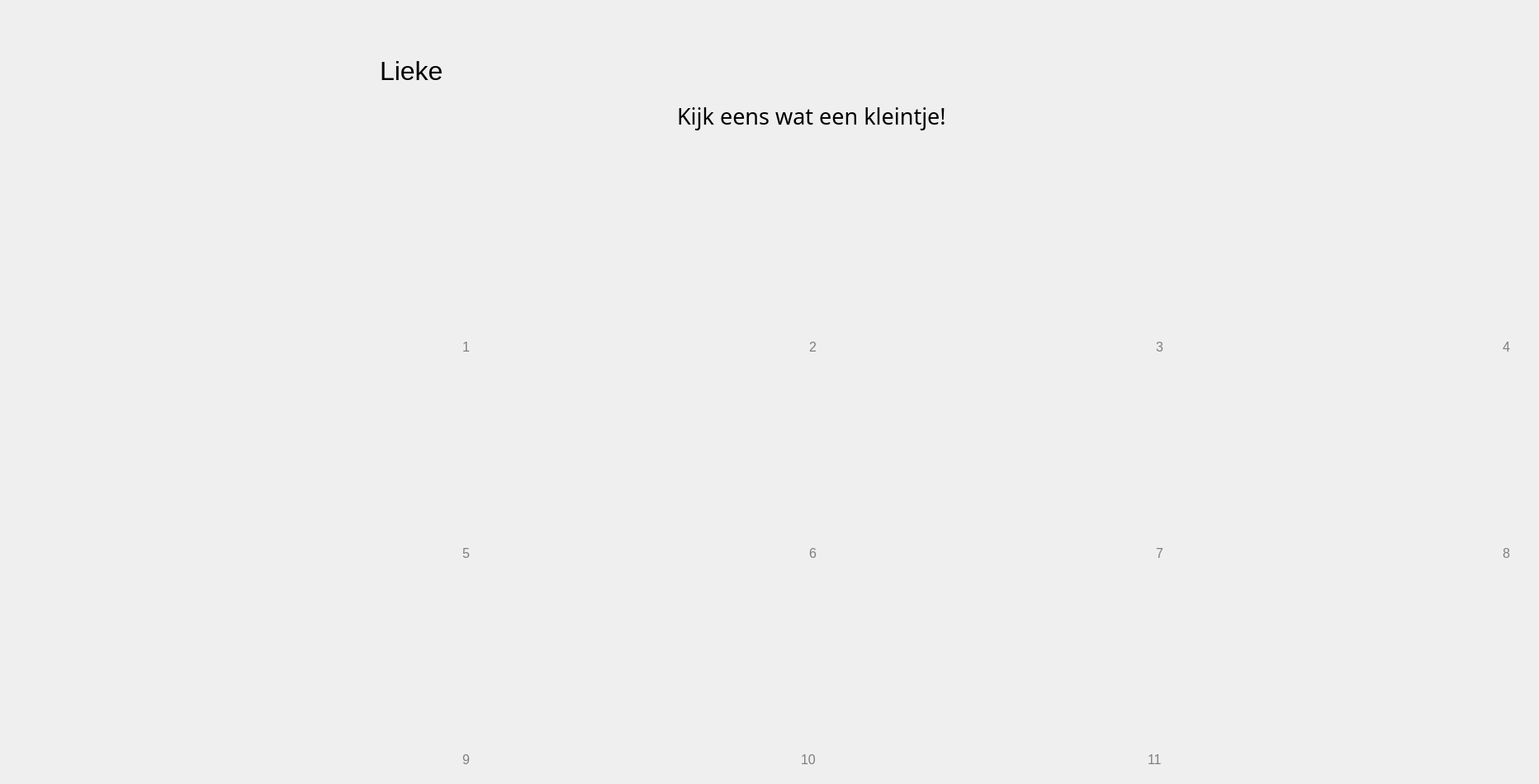
    <widget class="QWidget" name="Pages">
     <widget class="QLabel" name="lieke_img_2">
      <property name="geometry">
       <rect>
        <x>260</x>
        <y>0</y>
        <width>191</width>
        <height>151</height>
       </rect>
      </property>
      <property name="text">
       <string>&lt;html&gt;&lt;head/&gt;&lt;body&gt;&lt;p&gt;&lt;img src=&quot;:/kind/Images/lieke.png&quot;/&gt;&lt;/p&gt;&lt;/body&gt;&lt;/html&gt;</string>
      </property>
     </widget>
     <widget class="QLabel" name="name_kid">
      <property name="geometry">
       <rect>
        <x>460</x>
        <y>20</y>
        <width>241</width>
        <height>131</height>
       </rect>
      </property>
      <property name="font">
       <font>
        <family>Segoe UI</family>
        <pointsize>24</pointsize>
       </font>
      </property>
      <property name="text">
       <string>Lieke</string>
      </property>
     </widget>
     <widget class="QLabel" name="titel">
      <property name="geometry">
       <rect>
        <x>820</x>
        <y>90</y>
        <width>581</width>
        <height>101</height>
       </rect>
      </property>
      <property name="font">
       <font>
        <family>Ink Free</family>
        <pointsize>20</pointsize>
       </font>
      </property>
      <property name="text">
       <string>Kijk eens wat een kleintje!</string>
      </property>
     </widget>
     <widget class="QLabel" name="page1_img">
      <property name="geometry">
       <rect>
        <x>260</x>
        <y>220</y>
        <width>321</width>
        <height>181</height>
       </rect>
      </property>
      <property name="text">
       <string>&lt;html&gt;&lt;head/&gt;&lt;body&gt;&lt;p&gt;&lt;img src=&quot;:/pagina's/Image_1.png&quot;/&gt;&lt;/p&gt;&lt;/body&gt;&lt;/html&gt;</string>
      </property>
     </widget>
     <widget class="QLabel" name="page2_img">
      <property name="geometry">
       <rect>
        <x>680</x>
        <y>220</y>
        <width>321</width>
        <height>181</height>
       </rect>
      </property>
      <property name="text">
       <string>&lt;html&gt;&lt;head/&gt;&lt;body&gt;&lt;p&gt;&lt;img src=&quot;:/pagina's/Image_1.png&quot;/&gt;&lt;/p&gt;&lt;/body&gt;&lt;/html&gt;</string>
      </property>
     </widget>
     <widget class="QLabel" name="page3_img">
      <property name="geometry">
       <rect>
        <x>1100</x>
        <y>220</y>
        <width>321</width>
        <height>181</height>
       </rect>
      </property>
      <property name="text">
       <string>&lt;html&gt;&lt;head/&gt;&lt;body&gt;&lt;p&gt;&lt;img src=&quot;:/pagina's/Image_1.png&quot;/&gt;&lt;/p&gt;&lt;/body&gt;&lt;/html&gt;</string>
      </property>
     </widget>
     <widget class="QLabel" name="page4_img">
      <property name="geometry">
       <rect>
        <x>1520</x>
        <y>220</y>
        <width>321</width>
        <height>181</height>
       </rect>
      </property>
      <property name="text">
       <string>&lt;html&gt;&lt;head/&gt;&lt;body&gt;&lt;p&gt;&lt;img src=&quot;:/pagina's/Image_1.png&quot;/&gt;&lt;/p&gt;&lt;/body&gt;&lt;/html&gt;</string>
      </property>
     </widget>
     <widget class="QLabel" name="page5_img">
      <property name="geometry">
       <rect>
        <x>260</x>
        <y>470</y>
        <width>321</width>
        <height>181</height>
       </rect>
      </property>
      <property name="text">
       <string>&lt;html&gt;&lt;head/&gt;&lt;body&gt;&lt;p&gt;&lt;img src=&quot;:/pagina's/Image_1.png&quot;/&gt;&lt;/p&gt;&lt;/body&gt;&lt;/html&gt;</string>
      </property>
     </widget>
     <widget class="QLabel" name="page6_img">
      <property name="geometry">
       <rect>
        <x>680</x>
        <y>470</y>
        <width>321</width>
        <height>181</height>
       </rect>
      </property>
      <property name="text">
       <string>&lt;html&gt;&lt;head/&gt;&lt;body&gt;&lt;p&gt;&lt;img src=&quot;:/pagina's/Image_1.png&quot;/&gt;&lt;/p&gt;&lt;/body&gt;&lt;/html&gt;</string>
      </property>
     </widget>
     <widget class="QLabel" name="page7_img">
      <property name="geometry">
       <rect>
        <x>1100</x>
        <y>470</y>
        <width>321</width>
        <height>181</height>
       </rect>
      </property>
      <property name="text">
       <string>&lt;html&gt;&lt;head/&gt;&lt;body&gt;&lt;p&gt;&lt;img src=&quot;:/pagina's/Image_1.png&quot;/&gt;&lt;/p&gt;&lt;/body&gt;&lt;/html&gt;</string>
      </property>
     </widget>
     <widget class="QLabel" name="page8_img">
      <property name="geometry">
       <rect>
        <x>1520</x>
        <y>470</y>
        <width>321</width>
        <height>181</height>
       </rect>
      </property>
      <property name="text">
       <string>&lt;html&gt;&lt;head/&gt;&lt;body&gt;&lt;p&gt;&lt;img src=&quot;:/pagina's/Image_1.png&quot;/&gt;&lt;/p&gt;&lt;/body&gt;&lt;/html&gt;</string>
      </property>
     </widget>
     <widget class="QLabel" name="page9_img">
      <property name="geometry">
       <rect>
        <x>260</x>
        <y>720</y>
        <width>321</width>
        <height>181</height>
       </rect>
      </property>
      <property name="text">
       <string>&lt;html&gt;&lt;head/&gt;&lt;body&gt;&lt;p&gt;&lt;img src=&quot;:/pagina's/Image_1.png&quot;/&gt;&lt;/p&gt;&lt;/body&gt;&lt;/html&gt;</string>
      </property>
     </widget>
     <widget class="QLabel" name="page10_img">
      <property name="geometry">
       <rect>
        <x>680</x>
        <y>720</y>
        <width>321</width>
        <height>181</height>
       </rect>
      </property>
      <property name="text">
       <string>&lt;html&gt;&lt;head/&gt;&lt;body&gt;&lt;p&gt;&lt;img src=&quot;:/pagina's/Image_1.png&quot;/&gt;&lt;/p&gt;&lt;/body&gt;&lt;/html&gt;</string>
      </property>
     </widget>
     <widget class="QLabel" name="page11_img">
      <property name="geometry">
       <rect>
        <x>1100</x>
        <y>720</y>
        <width>321</width>
        <height>181</height>
       </rect>
      </property>
      <property name="text">
       <string>&lt;html&gt;&lt;head/&gt;&lt;body&gt;&lt;p&gt;&lt;img src=&quot;:/pagina's/Image_1.png&quot;/&gt;&lt;/p&gt;&lt;/body&gt;&lt;/html&gt;</string>
      </property>
     </widget>
     <widget class="QPushButton" name="page1">
      <property name="geometry">
       <rect>
        <x>260</x>
        <y>220</y>
        <width>321</width>
        <height>181</height>
       </rect>
      </property>
      <property name="font">
       <font>
        <family>Segoe UI</family>
        <pointsize>20</pointsize>
       </font>
      </property>
      <property name="styleSheet">
       <string notr="true">  QPushButton {
            color: black;
            border-top: 3px transparent;
            border-bottom: 3px transparent;
            border-right: 10px transparent;
            border-left: 10px transparent;
        }</string>
      </property>
      <property name="text">
       <string/>
      </property>
     </widget>
     <widget class="QPushButton" name="page2">
      <property name="geometry">
       <rect>
        <x>680</x>
        <y>220</y>
        <width>321</width>
        <height>181</height>
       </rect>
      </property>
      <property name="font">
       <font>
        <family>Segoe UI</family>
        <pointsize>20</pointsize>
       </font>
      </property>
      <property name="styleSheet">
       <string notr="true">  QPushButton {
            color: black;
            border-top: 3px transparent;
            border-bottom: 3px transparent;
            border-right: 10px transparent;
            border-left: 10px transparent;
        }</string>
      </property>
      <property name="text">
       <string/>
      </property>
     </widget>
     <widget class="QPushButton" name="page3">
      <property name="geometry">
       <rect>
        <x>1100</x>
        <y>220</y>
        <width>321</width>
        <height>181</height>
       </rect>
      </property>
      <property name="font">
       <font>
        <family>Segoe UI</family>
        <pointsize>20</pointsize>
       </font>
      </property>
      <property name="styleSheet">
       <string notr="true">  QPushButton {
            color: black;
            border-top: 3px transparent;
            border-bottom: 3px transparent;
            border-right: 10px transparent;
            border-left: 10px transparent;
        }</string>
      </property>
      <property name="text">
       <string/>
      </property>
     </widget>
     <widget class="QPushButton" name="page4">
      <property name="geometry">
       <rect>
        <x>1520</x>
        <y>220</y>
        <width>321</width>
        <height>181</height>
       </rect>
      </property>
      <property name="font">
       <font>
        <family>Segoe UI</family>
        <pointsize>20</pointsize>
       </font>
      </property>
      <property name="styleSheet">
       <string notr="true">  QPushButton {
            color: black;
            border-top: 3px transparent;
            border-bottom: 3px transparent;
            border-right: 10px transparent;
            border-left: 10px transparent;
        }</string>
      </property>
      <property name="text">
       <string/>
      </property>
     </widget>
     <widget class="QPushButton" name="page8">
      <property name="geometry">
       <rect>
        <x>1520</x>
        <y>470</y>
        <width>321</width>
        <height>181</height>
       </rect>
      </property>
      <property name="font">
       <font>
        <family>Segoe UI</family>
        <pointsize>20</pointsize>
       </font>
      </property>
      <property name="styleSheet">
       <string notr="true">  QPushButton {
            color: black;
            border-top: 3px transparent;
            border-bottom: 3px transparent;
            border-right: 10px transparent;
            border-left: 10px transparent;
        }</string>
      </property>
      <property name="text">
       <string/>
      </property>
     </widget>
     <widget class="QPushButton" name="page7">
      <property name="geometry">
       <rect>
        <x>1100</x>
        <y>470</y>
        <width>321</width>
        <height>181</height>
       </rect>
      </property>
      <property name="font">
       <font>
        <family>Segoe UI</family>
        <pointsize>20</pointsize>
       </font>
      </property>
      <property name="styleSheet">
       <string notr="true">  QPushButton {
            color: black;
            border-top: 3px transparent;
            border-bottom: 3px transparent;
            border-right: 10px transparent;
            border-left: 10px transparent;
        }</string>
      </property>
      <property name="text">
       <string/>
      </property>
     </widget>
     <widget class="QPushButton" name="page6">
      <property name="geometry">
       <rect>
        <x>680</x>
        <y>470</y>
        <width>321</width>
        <height>181</height>
       </rect>
      </property>
      <property name="font">
       <font>
        <family>Segoe UI</family>
        <pointsize>20</pointsize>
       </font>
      </property>
      <property name="styleSheet">
       <string notr="true">  QPushButton {
            color: black;
            border-top: 3px transparent;
            border-bottom: 3px transparent;
            border-right: 10px transparent;
            border-left: 10px transparent;
        }</string>
      </property>
      <property name="text">
       <string/>
      </property>
     </widget>
     <widget class="QPushButton" name="page10">
      <property name="geometry">
       <rect>
        <x>680</x>
        <y>720</y>
        <width>321</width>
        <height>181</height>
       </rect>
      </property>
      <property name="font">
       <font>
        <family>Segoe UI</family>
        <pointsize>20</pointsize>
       </font>
      </property>
      <property name="styleSheet">
       <string notr="true">  QPushButton {
            color: black;
            border-top: 3px transparent;
            border-bottom: 3px transparent;
            border-right: 10px transparent;
            border-left: 10px transparent;
        }</string>
      </property>
      <property name="text">
       <string/>
      </property>
     </widget>
     <widget class="QPushButton" name="page11">
      <property name="geometry">
       <rect>
        <x>1100</x>
        <y>720</y>
        <width>321</width>
        <height>181</height>
       </rect>
      </property>
      <property name="font">
       <font>
        <family>Segoe UI</family>
        <pointsize>20</pointsize>
       </font>
      </property>
      <property name="styleSheet">
       <string notr="true">  QPushButton {
            color: black;
            border-top: 3px transparent;
            border-bottom: 3px transparent;
            border-right: 10px transparent;
            border-left: 10px transparent;
        }</string>
      </property>
      <property name="text">
       <string/>
      </property>
     </widget>
     <widget class="QPushButton" name="page9">
      <property name="geometry">
       <rect>
        <x>260</x>
        <y>720</y>
        <width>321</width>
        <height>181</height>
       </rect>
      </property>
      <property name="font">
       <font>
        <family>Segoe UI</family>
        <pointsize>20</pointsize>
       </font>
      </property>
      <property name="styleSheet">
       <string notr="true">  QPushButton {
            color: black;
            border-top: 3px transparent;
            border-bottom: 3px transparent;
            border-right: 10px transparent;
            border-left: 10px transparent;
        }</string>
      </property>
      <property name="text">
       <string/>
      </property>
     </widget>
     <widget class="QPushButton" name="page5">
      <property name="geometry">
       <rect>
        <x>260</x>
        <y>470</y>
        <width>321</width>
        <height>181</height>
       </rect>
      </property>
      <property name="font">
       <font>
        <family>Segoe UI</family>
        <pointsize>20</pointsize>
       </font>
      </property>
      <property name="styleSheet">
       <string notr="true">  QPushButton {
            color: black;
            border-top: 3px transparent;
            border-bottom: 3px transparent;
            border-right: 10px transparent;
            border-left: 10px transparent;
        }</string>
      </property>
      <property name="text">
       <string/>
      </property>
     </widget>
     <widget class="QLabel" name="label_7">
      <property name="geometry">
       <rect>
        <x>560</x>
        <y>400</y>
        <width>35</width>
        <height>41</height>
       </rect>
      </property>
      <property name="font">
       <font>
        <family>Segoe UI</family>
        <pointsize>8</pointsize>
       </font>
      </property>
      <property name="text">
       <string>&lt;html&gt;&lt;head/&gt;&lt;body&gt;&lt;p&gt;&lt;span style=&quot; font-size:12pt; color:#7e7e7e;&quot;&gt;1&lt;/span&gt;&lt;/p&gt;&lt;/body&gt;&lt;/html&gt;</string>
      </property>
     </widget>
     <widget class="QLabel" name="label_22">
      <property name="geometry">
       <rect>
        <x>980</x>
        <y>400</y>
        <width>35</width>
        <height>41</height>
       </rect>
      </property>
      <property name="font">
       <font>
        <family>Segoe UI</family>
        <pointsize>8</pointsize>
       </font>
      </property>
      <property name="text">
       <string>&lt;html&gt;&lt;head/&gt;&lt;body&gt;&lt;p&gt;&lt;span style=&quot; font-size:12pt; color:#7e7e7e;&quot;&gt;2&lt;/span&gt;&lt;/p&gt;&lt;/body&gt;&lt;/html&gt;</string>
      </property>
     </widget>
     <widget class="QLabel" name="label_23">
      <property name="geometry">
       <rect>
        <x>1400</x>
        <y>400</y>
        <width>35</width>
        <height>41</height>
       </rect>
      </property>
      <property name="font">
       <font>
        <family>Segoe UI</family>
        <pointsize>8</pointsize>
       </font>
      </property>
      <property name="text">
       <string>&lt;html&gt;&lt;head/&gt;&lt;body&gt;&lt;p&gt;&lt;span style=&quot; font-size:12pt; color:#7e7e7e;&quot;&gt;3&lt;/span&gt;&lt;/p&gt;&lt;/body&gt;&lt;/html&gt;</string>
      </property>
     </widget>
     <widget class="QLabel" name="label_24">
      <property name="geometry">
       <rect>
        <x>1820</x>
        <y>400</y>
        <width>35</width>
        <height>41</height>
       </rect>
      </property>
      <property name="font">
       <font>
        <family>Segoe UI</family>
        <pointsize>8</pointsize>
       </font>
      </property>
      <property name="text">
       <string>&lt;html&gt;&lt;head/&gt;&lt;body&gt;&lt;p&gt;&lt;span style=&quot; font-size:12pt; color:#7e7e7e;&quot;&gt;4&lt;/span&gt;&lt;/p&gt;&lt;/body&gt;&lt;/html&gt;</string>
      </property>
     </widget>
     <widget class="QLabel" name="label_25">
      <property name="geometry">
       <rect>
        <x>1820</x>
        <y>650</y>
        <width>35</width>
        <height>41</height>
       </rect>
      </property>
      <property name="font">
       <font>
        <family>Segoe UI</family>
        <pointsize>8</pointsize>
       </font>
      </property>
      <property name="text">
       <string>&lt;html&gt;&lt;head/&gt;&lt;body&gt;&lt;p&gt;&lt;span style=&quot; font-size:12pt; color:#7e7e7e;&quot;&gt;8&lt;/span&gt;&lt;/p&gt;&lt;/body&gt;&lt;/html&gt;</string>
      </property>
     </widget>
     <widget class="QLabel" name="label_26">
      <property name="geometry">
       <rect>
        <x>1400</x>
        <y>650</y>
        <width>35</width>
        <height>41</height>
       </rect>
      </property>
      <property name="font">
       <font>
        <family>Segoe UI</family>
        <pointsize>8</pointsize>
       </font>
      </property>
      <property name="text">
       <string>&lt;html&gt;&lt;head/&gt;&lt;body&gt;&lt;p&gt;&lt;span style=&quot; font-size:12pt; color:#7e7e7e;&quot;&gt;7&lt;/span&gt;&lt;/p&gt;&lt;/body&gt;&lt;/html&gt;</string>
      </property>
     </widget>
     <widget class="QLabel" name="label_27">
      <property name="geometry">
       <rect>
        <x>980</x>
        <y>650</y>
        <width>35</width>
        <height>41</height>
       </rect>
      </property>
      <property name="font">
       <font>
        <family>Segoe UI</family>
        <pointsize>8</pointsize>
       </font>
      </property>
      <property name="text">
       <string>&lt;html&gt;&lt;head/&gt;&lt;body&gt;&lt;p&gt;&lt;span style=&quot; font-size:12pt; color:#7e7e7e;&quot;&gt;6&lt;/span&gt;&lt;/p&gt;&lt;/body&gt;&lt;/html&gt;</string>
      </property>
     </widget>
     <widget class="QLabel" name="label_28">
      <property name="geometry">
       <rect>
        <x>560</x>
        <y>650</y>
        <width>35</width>
        <height>41</height>
       </rect>
      </property>
      <property name="font">
       <font>
        <family>Segoe UI</family>
        <pointsize>8</pointsize>
       </font>
      </property>
      <property name="text">
       <string>&lt;html&gt;&lt;head/&gt;&lt;body&gt;&lt;p&gt;&lt;span style=&quot; font-size:12pt; color:#7e7e7e;&quot;&gt;5&lt;/span&gt;&lt;/p&gt;&lt;/body&gt;&lt;/html&gt;</string>
      </property>
     </widget>
     <widget class="QLabel" name="label_29">
      <property name="geometry">
       <rect>
        <x>560</x>
        <y>900</y>
        <width>35</width>
        <height>41</height>
       </rect>
      </property>
      <property name="font">
       <font>
        <family>Segoe UI</family>
        <pointsize>8</pointsize>
       </font>
      </property>
      <property name="text">
       <string>&lt;html&gt;&lt;head/&gt;&lt;body&gt;&lt;p&gt;&lt;span style=&quot; font-size:12pt; color:#7e7e7e;&quot;&gt;9&lt;/span&gt;&lt;/p&gt;&lt;/body&gt;&lt;/html&gt;</string>
      </property>
     </widget>
     <widget class="QLabel" name="label_30">
      <property name="geometry">
       <rect>
        <x>970</x>
        <y>900</y>
        <width>35</width>
        <height>41</height>
       </rect>
      </property>
      <property name="font">
       <font>
        <family>Segoe UI</family>
        <pointsize>8</pointsize>
       </font>
      </property>
      <property name="text">
       <string>&lt;html&gt;&lt;head/&gt;&lt;body&gt;&lt;p&gt;&lt;span style=&quot; font-size:12pt; color:#7e7e7e;&quot;&gt;10&lt;/span&gt;&lt;/p&gt;&lt;/body&gt;&lt;/html&gt;</string>
      </property>
     </widget>
     <widget class="QLabel" name="label_31">
      <property name="geometry">
       <rect>
        <x>1390</x>
        <y>900</y>
        <width>35</width>
        <height>41</height>
       </rect>
      </property>
      <property name="font">
       <font>
        <family>Segoe UI</family>
        <pointsize>8</pointsize>
       </font>
      </property>
      <property name="text">
       <string>&lt;html&gt;&lt;head/&gt;&lt;body&gt;&lt;p&gt;&lt;span style=&quot; font-size:12pt; color:#7e7e7e;&quot;&gt;11&lt;/span&gt;&lt;/p&gt;&lt;/body&gt;&lt;/html&gt;</string>
      </property>
     </widget>
    </widget>
